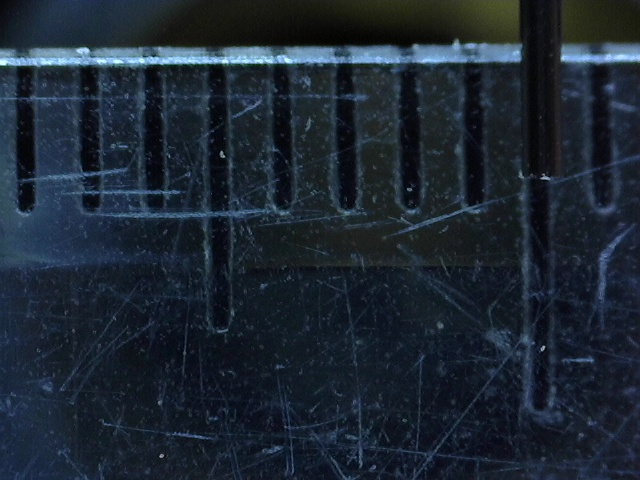
#> input picture ruler.jpg, 640 x 480 px
$ python -i image_processing.py   (imports and definitions only)
#> lines starting #> are read from the running program, lines starting #| are printed output that depends on the picture; after the words box and inside, x2 and y2 are one past the last pixel; in counts of white or black regions, pixels touching at a corner belong together
import cv2
import numpy as np
class img_process():
    def read_img(self, path):
        img = cv2.imread(path)
        img = cv2.cvtColor(img, cv2.COLOR_BGR2RGB)
        return img

    def img2gray(self, path):
        img = cv2.imread(path)
        img = cv2.cvtColor(img, cv2.COLOR_BGR2GRAY)
        return img

    def processing(self, path):
#> called with path = '../ruler.jpg'
        img = cv2.imread(path)
#> img is the input picture: shape (480, 640, 3); mean B, G, R 50.3, 38.6, 28.4
        img = cv2.cvtColor(img, cv2.COLOR_BGR2RGB)
        #img = cv2.resize(img,(480,640))
        gray = img[:,:,0]
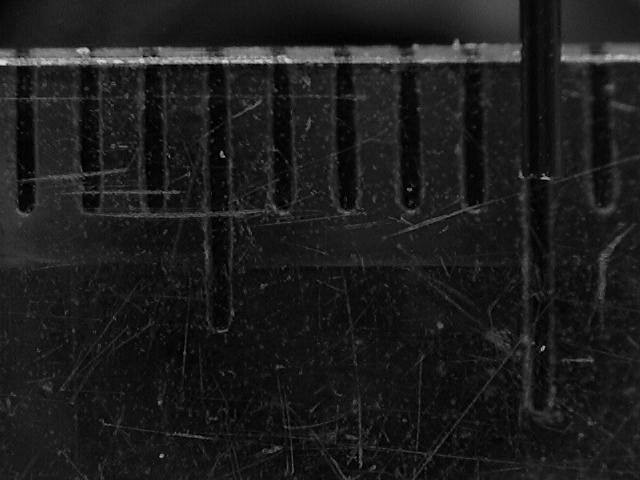
#> gray: shape (480, 640); min 0, max 218, mean 28.4

        blur = cv2.GaussianBlur(gray,(5,5),0)
        _, thresh = cv2.threshold(blur, 70, 150, cv2.THRESH_BINARY)
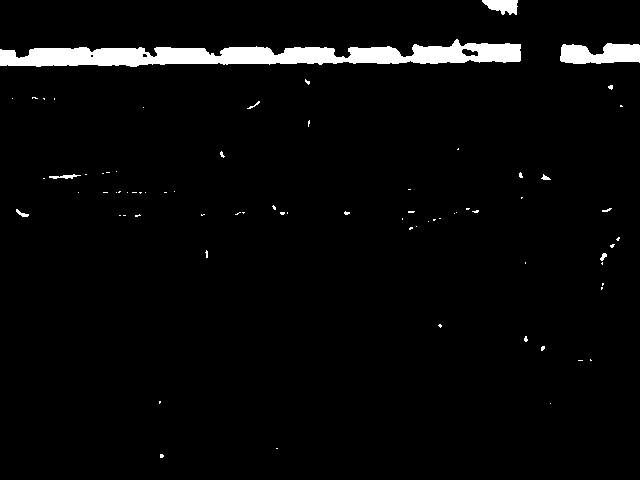
#> thresh: shape (480, 640); values 0 (black) and 150 (white), 3.4% white; 75 white regions (66 under 20 px), largest, box (x1, y1, x2, y2) and area: (0, 39, 521, 67) 8104, (560, 43, 640, 64) 1308, (482, 0, 518, 15) 378
        # Tạo kernel (structuring element) - kích thước 3x3
        kernel = np.ones((3, 3), np.uint8)

        # Thực hiện erode
        erode = cv2.erode(thresh, kernel, iterations=1)
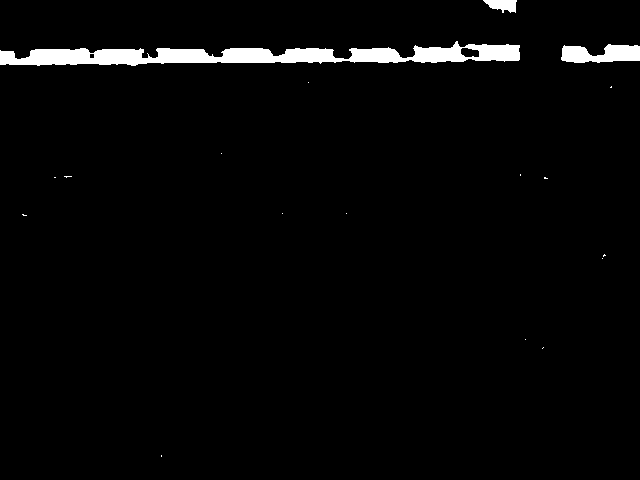
#> erode: shape (480, 640); values 0 (black) and 150 (white), 2.6% white; 18 white regions (15 under 20 px)

        # Tìm kiếm contour
        contours, _ = cv2.findContours(erode, cv2.RETR_EXTERNAL, cv2.CHAIN_APPROX_SIMPLE)
#> contours = 18 contours, 15 with area under 20; largest, box (x1, y1, x2, y2) and area: (0, 41, 520, 66) 6266, (561, 44, 640, 63) 996, (483, 0, 517, 13) 257

        count = 0
        # Tạo một danh sách để lưu các histogram của mỗi contour
        histograms = []
        info = []
        # Vẽ contour và vòng tròn bao quanh lên ảnh gốc
        contour_image = img.copy()
        # Tính toán và in đường kính của từng contour
        for i, contour in enumerate(contours):
            # Tìm vòng tròn bao quanh nhỏ nhất
            (x, y), radius = cv2.minEnclosingCircle(contour)
            diameter = radius * 2
            if diameter > 1.0:
                count+=1
                print(f"Contour {i + 1}:")
                print(f"  - tâm: ({x:.2f}, {y:.2f})")
                print(f"  - Bán kính: {radius:.2f}")
                print(f"  - Đường kính: {diameter:.2f}")

                # Chuyển đổi tọa độ gốc của text thành số nguyên
                center = (int(x), int(y))
                # Gắn text lên ảnh tại điểm trung tâm
                text = f'{i + 1}'
                cv2.putText(contour_image, text, center, cv2.FONT_HERSHEY_SIMPLEX, 2, (255, 255, 255), 2)
                cv2.drawContours(contour_image, [contour], -1, (0, 255, 0), 2)  # Vẽ contour bằng màu xanh lá cây
                cv2.circle(contour_image, (int(x), int(y)), int(radius), (0, 0, 255), 4)  # Vẽ vòng tròn bằng màu đỏ

                # Tính toán cường độ sáng
                # Tạo một mask (mặt nạ) với kích thước giống ảnh gốc
                mask = np.zeros_like(gray, dtype=np.uint8)

                # Vẽ vòng tròn lên mask
                cv2.circle(mask, center, int(radius), 255, thickness=-1)

                # Tạo một danh sách để lưu tọa độ của các pixel nằm trong vòng tròn
                circle_pixel_coords = []

                # Lấy tọa độ của các pixel nằm trong vòng tròn
                for y in range(mask.shape[0]):
                    for x in range(mask.shape[1]):
                        if mask[y, x] == 255:
                            circle_pixel_coords.append((x, y))

                # Tính toán cường độ sáng của các pixel nằm trong vòng tròn
                # Tính toán cường độ sáng trung bình
                circle_pixel_values = [gray[y, x] for x, y in circle_pixel_coords]
                item = [i,x,y,radius,diameter,circle_pixel_values]
                info.append(item)
#> this loop made 18 passes
#> (contour, radius, diameter, center, text, circle_pixel_values) on passes 2, 14: ([[543, 347], [542, 348]], 0.707, 1.41, (542, 347), '2', [124]), ([[611, 86], [610, 87], [611, 87]], 0.707, 1.41, (610, 86), '14', [86])
#> (contour, radius, diameter, text, circle_pixel_values, item) on passes 1, 10, 12: ([[161, 455], [161, 456]], 0.5, 1, '1', [112], [0, 639, 479, 0.5, 1, [112]]), ([[54, 177], [55, 177]], 0.5, 1, '10', [95], [9, 639, 479, 0.5, 1, [95]]), ([[520, 174], [520, 175]], 0.5, 1, '12', [116], [11, 639, 479, 0.5, 1, [116]])
#> (printed output is left out)
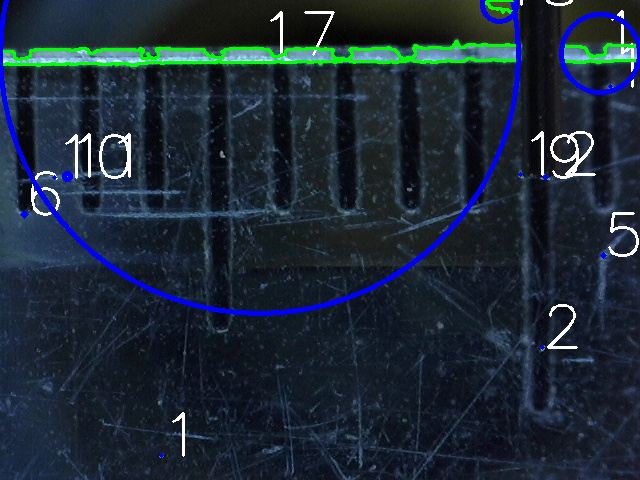
#> contour_image: shape (480, 640, 3); mean R, G, B 28.7, 41.7, 54.3
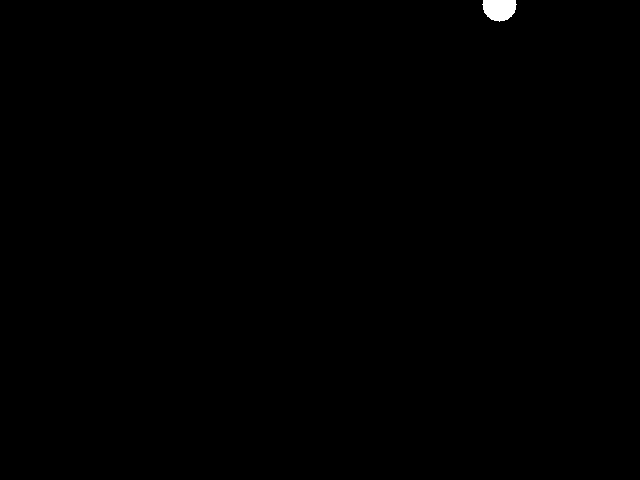
#> mask: shape (480, 640); 0.2% white; 1 white region, box (x1, y1, x2, y2) and area: (482, 0, 517, 22) 600
#> after the loop, count = 12; info = 12 items

        return img, gray, erode, contour_image, info

>>> result = img_process().processing('../ruler.jpg')
#> result = 5 items
